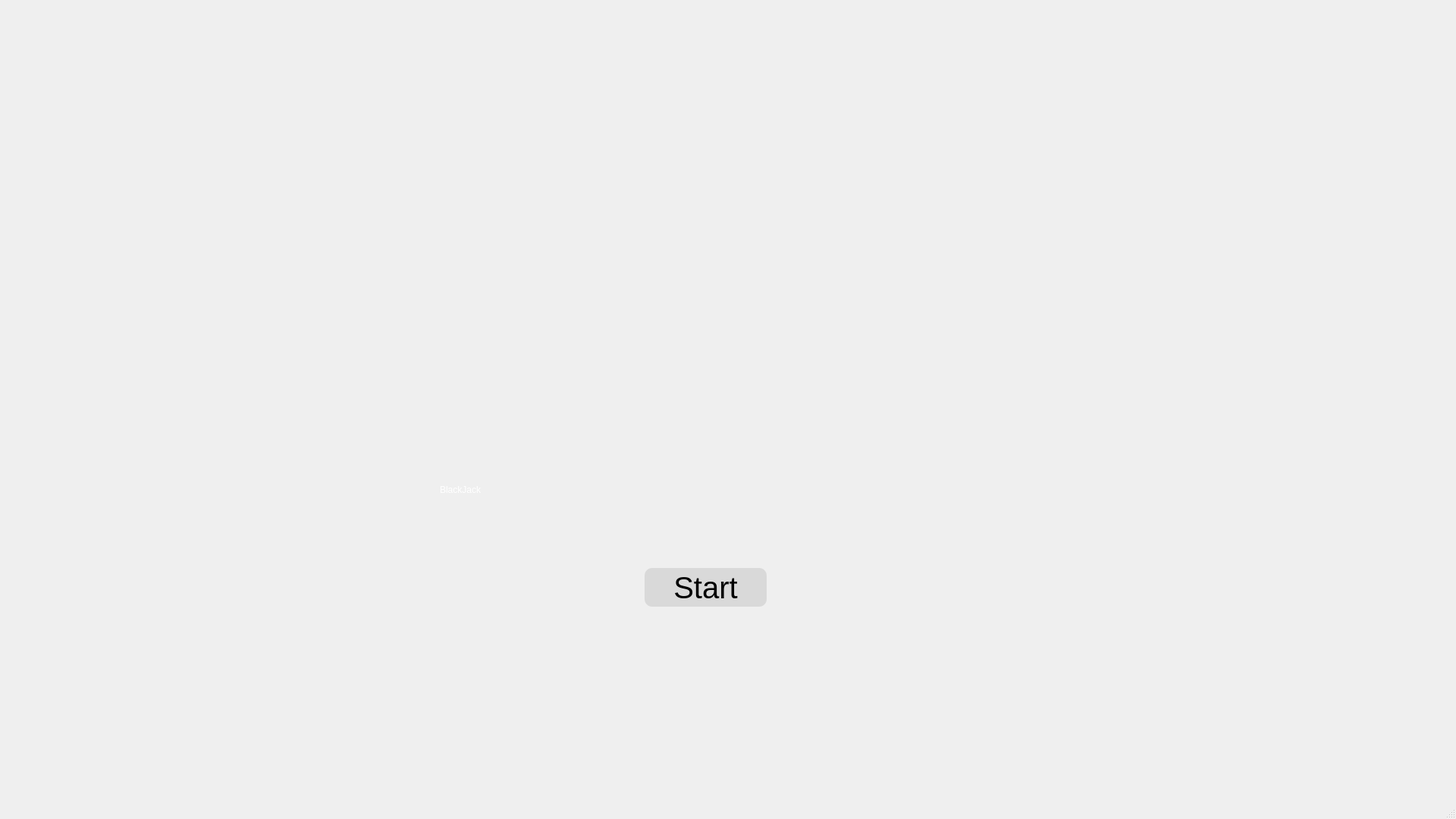
<?xml version="1.0" encoding="UTF-8"?>
<ui version="4.0">
 <class>MainWindow</class>
 <widget class="QMainWindow" name="MainWindow">
  <property name="geometry">
   <rect>
    <x>0</x>
    <y>0</y>
    <width>1920</width>
    <height>1080</height>
   </rect>
  </property>
  <property name="windowTitle">
   <string>MainWindow</string>
  </property>
  <widget class="QWidget" name="centralwidget">
   <widget class="QFrame" name="img_fundo">
    <property name="geometry">
     <rect>
      <x>-50</x>
      <y>-21</y>
      <width>2021</width>
      <height>1121</height>
     </rect>
    </property>
    <property name="styleSheet">
     <string notr="true">image: url(&quot;C://Users//NícolasEloy//Documents//Dev-desktop//Projeto_21//imagens//img-fundo.png&quot;);
background-repeat: no-repeat;
background-position: center;</string>
    </property>
    <widget class="QWidget" name="widget" native="true">
     <property name="geometry">
      <rect>
       <x>160</x>
       <y>-50</y>
       <width>1661</width>
       <height>911</height>
      </rect>
     </property>
     <property name="styleSheet">
      <string notr="true">image: url(&quot;C://Users//NícolasEloy//Documents//Dev-desktop//Projeto_21//imagens//cartas.png&quot;);
</string>
     </property>
    </widget>
    <widget class="QLabel" name="label">
     <property name="geometry">
      <rect>
       <x>630</x>
       <y>510</y>
       <width>774</width>
       <height>314</height>
      </rect>
     </property>
     <property name="styleSheet">
      <string notr="true">image: none;
font: 200pt &quot;Freestyle Script&quot;;
color: white;</string>
     </property>
     <property name="text">
      <string>BlackJack</string>
     </property>
    </widget>
    <widget class="QPushButton" name="btnStart">
     <property name="geometry">
      <rect>
       <x>900</x>
       <y>770</y>
       <width>161</width>
       <height>51</height>
      </rect>
     </property>
     <property name="cursor">
      <cursorShape>PointingHandCursor</cursorShape>
     </property>
     <property name="styleSheet">
      <string notr="true">image: none;
border-radius: 10px;
background-color: #D9D9D9;
font: 30pt;</string>
     </property>
     <property name="text">
      <string>Start</string>
     </property>
    </widget>
   </widget>
  </widget>
  <widget class="QMenuBar" name="menubar">
   <property name="geometry">
    <rect>
     <x>0</x>
     <y>0</y>
     <width>1920</width>
     <height>21</height>
    </rect>
   </property>
  </widget>
  <widget class="QStatusBar" name="statusbar"/>
 </widget>
 <resources/>
 <connections/>
</ui>
